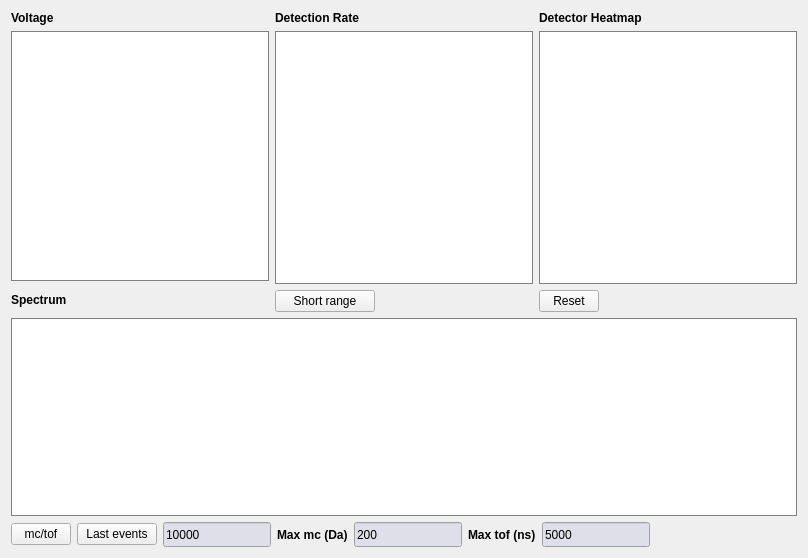
<?xml version="1.0" encoding="UTF-8"?>
<ui version="4.0">
    <class>Visualization</class>
    <widget class="QWidget" name="Visualization">
        <property name="geometry">
            <rect>
                <x>0</x>
                <y>0</y>
                <width>808</width>
                <height>558</height>
            </rect>
        </property>
        <property name="windowTitle">
            <string>Form</string>
        </property>
        <layout class="QGridLayout" name="gridLayout_3">
            <item row="0" column="0">
                <layout class="QGridLayout" name="gridLayout_2">
                    <item row="0" column="0">
                        <layout class="QGridLayout" name="gridLayout">
                            <item row="0" column="0">
                                <layout class="QVBoxLayout" name="verticalLayout_3">
                                    <item>
                                        <widget class="QLabel" name="label_200">
                                            <property name="font">
                                                <font>
                                                    <bold>true</bold>
                                                </font>
                                            </property>
                                            <property name="text">
                                                <string>Voltage</string>
                                            </property>
                                        </widget>
                                    </item>
                                    <item>
                                        <widget class="QGraphicsView" name="vdc_time">
                                            <property name="sizePolicy">
                                                <sizepolicy hsizetype="Expanding" vsizetype="Expanding">
                                                    <horstretch>1</horstretch>
                                                    <verstretch>1</verstretch>
                                                </sizepolicy>
                                            </property>
                                            <property name="minimumSize">
                                                <size>
                                                    <width>250</width>
                                                    <height>250</height>
                                                </size>
                                            </property>
                                            <property name="styleSheet">
                                                <string notr="true">QWidget{
                                                    border: 0.5px solid gray;
                                                    }
                                                </string>
                                            </property>
                                        </widget>
                                    </item>
                                    <item>
                                        <widget class="QLabel" name="label_207">
                                            <property name="minimumSize">
                                                <size>
                                                    <width>0</width>
                                                    <height>25</height>
                                                </size>
                                            </property>
                                            <property name="font">
                                                <font>
                                                    <bold>true</bold>
                                                </font>
                                            </property>
                                            <property name="text">
                                                <string>Spectrum</string>
                                            </property>
                                        </widget>
                                    </item>
                                </layout>
                            </item>
                            <item row="0" column="1">
                                <layout class="QVBoxLayout" name="verticalLayout_2">
                                    <item>
                                        <widget class="QLabel" name="label_201">
                                            <property name="font">
                                                <font>
                                                    <bold>true</bold>
                                                </font>
                                            </property>
                                            <property name="text">
                                                <string>Detection Rate</string>
                                            </property>
                                        </widget>
                                    </item>
                                    <item>
                                        <widget class="QGraphicsView" name="detection_rate_viz">
                                            <property name="sizePolicy">
                                                <sizepolicy hsizetype="Expanding" vsizetype="Expanding">
                                                    <horstretch>1</horstretch>
                                                    <verstretch>1</verstretch>
                                                </sizepolicy>
                                            </property>
                                            <property name="minimumSize">
                                                <size>
                                                    <width>250</width>
                                                    <height>250</height>
                                                </size>
                                            </property>
                                            <property name="styleSheet">
                                                <string notr="true">QWidget{
                                            border: 0.5px solid gray;
                                            }
                                        </string>
                                            </property>
                                        </widget>
                                    </item>
                                    <item>
                                        <widget class="QPushButton" name="detection_rate_range_switch">
                                            <property name="minimumSize">
                                                <size>
                                                    <width>0</width>
                                                    <height>20</height>
                                                </size>
                                            </property>
                                            <property name="maximumSize">
                                                <size>
                                                    <width>100</width>
                                                    <height>16777215</height>
                                                </size>
                                            </property>
                                            <property name="text">
                                                <string>Short range</string>
                                            </property>
                                        </widget>
                                    </item>
                                </layout>
                            </item>
                            <item row="0" column="2">
                                <layout class="QVBoxLayout" name="verticalLayout">
                                    <item>
                                        <widget class="QLabel" name="label_206">
                                            <property name="font">
                                                <font>
                                                    <bold>true</bold>
                                                </font>
                                            </property>
                                            <property name="text">
                                                <string>Detector Heatmap</string>
                                            </property>
                                        </widget>
                                    </item>
                                    <item>
                                        <widget class="QGraphicsView" name="detector_heatmap">
                                            <property name="sizePolicy">
                                                <sizepolicy hsizetype="Expanding" vsizetype="Expanding">
                                                    <horstretch>1</horstretch>
                                                    <verstretch>1</verstretch>
                                                </sizepolicy>
                                            </property>
                                            <property name="minimumSize">
                                                <size>
                                                    <width>250</width>
                                                    <height>250</height>
                                                </size>
                                            </property>
                                            <property name="styleSheet">
                                                <string notr="true">QWidget{
                                            border: 0.5px solid gray;
                                            }
                                        </string>
                                            </property>
                                        </widget>
                                    </item>
                                    <item>
                                        <widget class="QPushButton" name="reset_heatmap_v">
                                            <property name="minimumSize">
                                                <size>
                                                    <width>0</width>
                                                    <height>20</height>
                                                </size>
                                            </property>
                                            <property name="maximumSize">
                                                <size>
                                                    <width>60</width>
                                                    <height>16777215</height>
                                                </size>
                                            </property>
                                            <property name="text">
                                                <string>Reset</string>
                                            </property>
                                        </widget>
                                    </item>
                                </layout>
                            </item>
                            <item row="1" column="0" colspan="3">
                                <widget class="QGraphicsView" name="histogram">
                                    <property name="sizePolicy">
                                        <sizepolicy hsizetype="Expanding" vsizetype="Expanding">
                                            <horstretch>1</horstretch>
                                            <verstretch>1</verstretch>
                                        </sizepolicy>
                                    </property>
                                    <property name="minimumSize">
                                        <size>
                                            <width>750</width>
                                            <height>150</height>
                                        </size>
                                    </property>
                                    <property name="styleSheet">
                                        <string notr="true">QWidget{
                                            border: 0.5px solid gray;
                                            }
                                        </string>
                                    </property>
                                    <property name="frameShape">
                                        <enum>QFrame::NoFrame</enum>
                                    </property>
                                </widget>
                            </item>
                        </layout>
                    </item>
                    <item row="1" column="0">
                        <layout class="QHBoxLayout" name="horizontalLayout">
                            <item>
                                <widget class="QPushButton" name="spectrum_switch">
                                    <property name="minimumSize">
                                        <size>
                                            <width>0</width>
                                            <height>20</height>
                                        </size>
                                    </property>
                                    <property name="maximumSize">
                                        <size>
                                            <width>60</width>
                                            <height>16777215</height>
                                        </size>
                                    </property>
                                    <property name="text">
                                        <string>mc/tof</string>
                                    </property>
                                </widget>
                            </item>
                            <item>
                                <widget class="QPushButton" name="spectrum_last_events_switch">
                                    <property name="minimumSize">
                                        <size>
                                            <width>0</width>
                                            <height>20</height>
                                        </size>
                                    </property>
                                    <property name="maximumSize">
                                        <size>
                                            <width>100</width>
                                            <height>16777215</height>
                                        </size>
                                    </property>
                                    <property name="text">
                                        <string>Last events</string>
                                    </property>
                                </widget>
                            </item>
                            <item>
                                <widget class="QLineEdit" name="num_last_events">
                                    <property name="sizePolicy">
                                        <sizepolicy hsizetype="Minimum" vsizetype="Minimum">
                                            <horstretch>0</horstretch>
                                            <verstretch>0</verstretch>
                                        </sizepolicy>
                                    </property>
                                    <property name="minimumSize">
                                        <size>
                                            <width>100</width>
                                            <height>20</height>
                                        </size>
                                    </property>
                                    <property name="styleSheet">
                                        <string notr="true">QLineEdit{
                                            background: rgb(223,223,233)
                                            }
                                        </string>
                                    </property>
                                    <property name="text">
                                        <string>10000</string>
                                    </property>
                                </widget>
                            </item>
                            <item>
                                <widget class="QLabel" name="label_208">
                                    <property name="minimumSize">
                                        <size>
                                            <width>0</width>
                                            <height>25</height>
                                        </size>
                                    </property>
                                    <property name="font">
                                        <font>
                                            <bold>true</bold>
                                        </font>
                                    </property>
                                    <property name="text">
                                        <string>Max mc (Da)</string>
                                    </property>
                                </widget>
                            </item>
                            <item>
                                <widget class="QLineEdit" name="max_mc">
                                    <property name="sizePolicy">
                                        <sizepolicy hsizetype="Minimum" vsizetype="Minimum">
                                            <horstretch>0</horstretch>
                                            <verstretch>0</verstretch>
                                        </sizepolicy>
                                    </property>
                                    <property name="minimumSize">
                                        <size>
                                            <width>100</width>
                                            <height>20</height>
                                        </size>
                                    </property>
                                    <property name="styleSheet">
                                        <string notr="true">QLineEdit{
                                            background: rgb(223,223,233)
                                            }
                                        </string>
                                    </property>
                                    <property name="text">
                                        <string>200</string>
                                    </property>
                                </widget>
                            </item>
                            <item>
                                <widget class="QLabel" name="label_209">
                                    <property name="minimumSize">
                                        <size>
                                            <width>0</width>
                                            <height>25</height>
                                        </size>
                                    </property>
                                    <property name="font">
                                        <font>
                                            <bold>true</bold>
                                        </font>
                                    </property>
                                    <property name="text">
                                        <string>Max tof (ns)</string>
                                    </property>
                                </widget>
                            </item>
                            <item>
                                <widget class="QLineEdit" name="max_tof">
                                    <property name="sizePolicy">
                                        <sizepolicy hsizetype="Minimum" vsizetype="Minimum">
                                            <horstretch>0</horstretch>
                                            <verstretch>0</verstretch>
                                        </sizepolicy>
                                    </property>
                                    <property name="minimumSize">
                                        <size>
                                            <width>100</width>
                                            <height>20</height>
                                        </size>
                                    </property>
                                    <property name="styleSheet">
                                        <string notr="true">QLineEdit{
                                            background: rgb(223,223,233)
                                            }
                                        </string>
                                    </property>
                                    <property name="text">
                                        <string>5000</string>
                                    </property>
                                </widget>
                            </item>
                            <item>
                                <spacer name="horizontalSpacer">
                                    <property name="orientation">
                                        <enum>Qt::Horizontal</enum>
                                    </property>
                                    <property name="sizeHint" stdset="0">
                                        <size>
                                            <width>40</width>
                                            <height>20</height>
                                        </size>
                                    </property>
                                </spacer>
                            </item>
                        </layout>
                    </item>
                </layout>
            </item>
        </layout>
    </widget>
    <tabstops>
        <tabstop>detection_rate_range_switch</tabstop>
        <tabstop>reset_heatmap_v</tabstop>
        <tabstop>spectrum_switch</tabstop>
        <tabstop>spectrum_last_events_switch</tabstop>
        <tabstop>num_last_events</tabstop>
        <tabstop>max_mc</tabstop>
        <tabstop>max_tof</tabstop>
        <tabstop>vdc_time</tabstop>
        <tabstop>detection_rate_viz</tabstop>
        <tabstop>detector_heatmap</tabstop>
        <tabstop>histogram</tabstop>
    </tabstops>
    <resources/>
    <connections/>
</ui>
